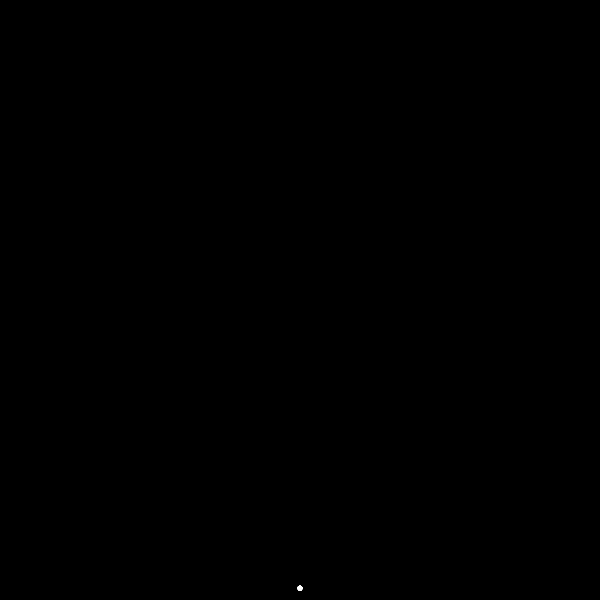
Frame 1 (no input)
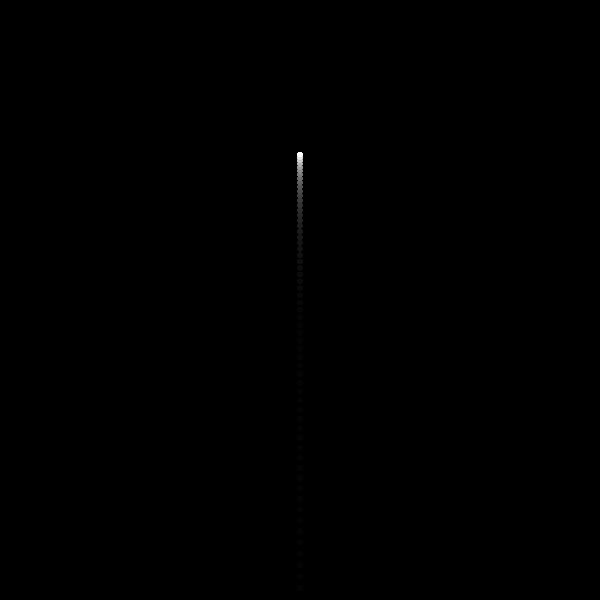
Frame 60 (no input)
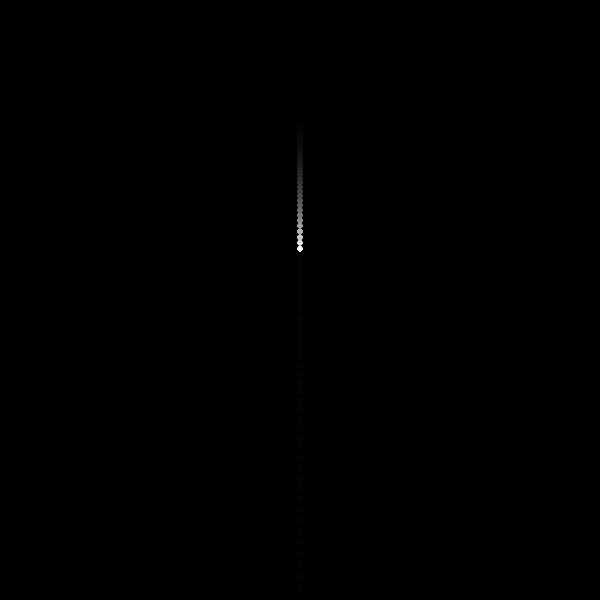
Frame 120 (the mouse pressed at the canvas centre since frame 60)

The p5.js sketch that drew these frames (run headless with seeded random() and noise() and a simulated clock; from frame 60 on, the mouse is pressed at the canvas centre):

// p5.js sketch
// ── sketch.js
// IMA | NYU Shanghai
// MOQN
// Oct 5 2019


let NUM_OF_PARTICLES = 150;
let particles = [];

function setup() {
  createCanvas(600, 600);
  background(0);
  for (let i = 0; i < NUM_OF_PARTICLES; i++) {
    particles.push(new Particle(width / 2, height, 0, -12));
  }
}

function draw() {
  background(0, 30);

  for (let i = 0; i < particles.length; i++) {
    let p = particles[i];
    p.applyGravity(0.15);
    p.move();
    if (p.isExploded) {
      p.slowDown();
    }
    p.display();
  }
}

function keyPressed() {
  print(key);
  if (key == "R" || key == "r") { //R for "Reset"
    particles = [];
    for (let i = 0; i < NUM_OF_PARTICLES; i++) {
      particles.push( new Particle(width / 2, height, 0, -12) );
    }
  } else if (key == " ") {
    for (let i = 0; i < particles.length; i++) {
      particles[i].explode();
    }
  }
}



class Particle {
  constructor(x, y, xspd, yspd) {
    this.x = x;
    this.y = y;
    this.xspeed = xspd;
    this.yspeed = yspd;
    this.dia = random(3, 5);
    this.isExploded = false;
  }
  move() {
    this.x += this.xspeed;
    this.y += this.yspeed;
  }
  applyGravity(g) {
    this.yspeed += g;
  }
  explode() {
    this.xspeed = random(-1, 1) * 15;
    this.yspeed = random(-1, 1) * 15;
    this.isExploded = true;
  }
  slowDown() {
    this.xspeed *= 0.93;
    this.yspeed *= 0.93;
  }
  display() {
    push();
    fill(255);
    noStroke();
    ellipse(this.x, this.y, this.dia, this.dia);
    pop();
  }
}
